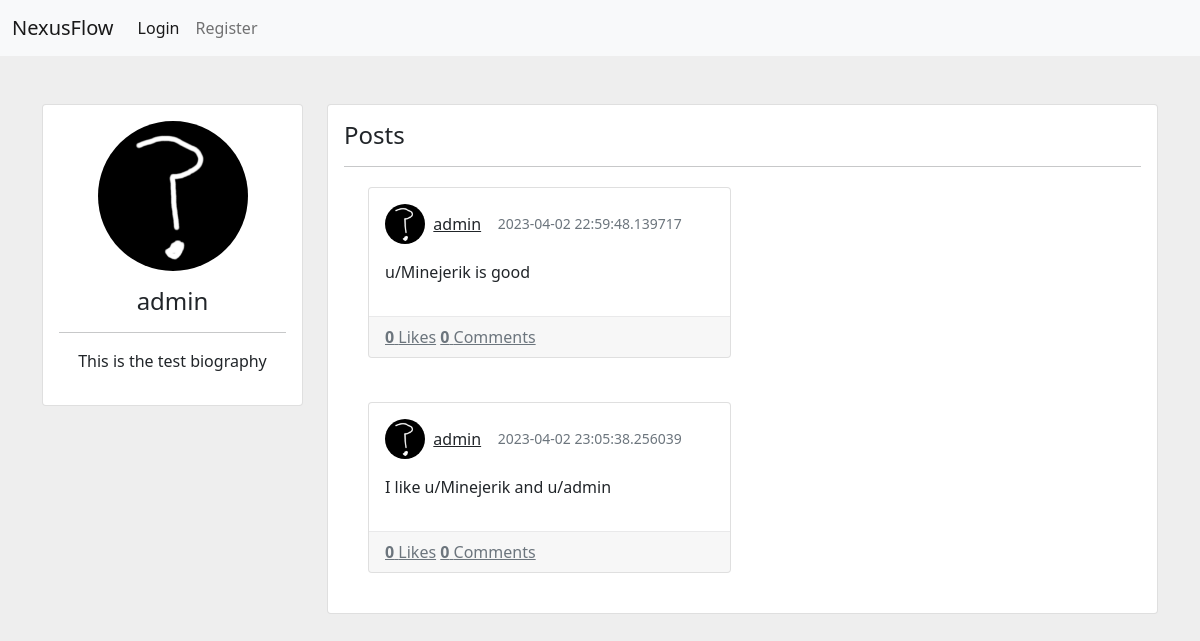
Screenshot of /u/admin with the database file from the repository.
### app.py (models this page shows, shortened)
class Serializer(object):
	def serialize(self):
		return {c: getattr(self, c) for c in inspect(self).attrs.keys()}
	@staticmethod
	def serialize_list(l):
		return [m.serialize() for m in l]

class Users(db.Model, Serializer):
	id = db.Column(db.Integer, primary_key=True)
	public_id = db.Column(db.Integer)
	badges = db.Column(db.Integer)
	bio = db.Column(db.String(150))
	name = db.Column(db.String(50))
	password = db.Column(db.String(50))
	pfpurl = db.Column(db.String(150))
	likedposts = db.Column(db.String())
	posts = db.Column(db.String())
	admin = db.Column(db.Boolean)

class Posts(db.Model):
	id = db.Column(db.Integer, primary_key=True, autoincrement=True)
	pub_id = db.Column(db.String(75))
	date_created = db.Column(db.DateTime, default=datetime.utcnow)
	content = db.Column(db.String(2000))
	parentpost = db.Column(db.Integer)
	creator = db.Column(db.String(50))
	subpost = db.Column(db.Integer)
	likes = db.Column(db.Integer)
	comments = db.Column(db.Integer)
	del_allow = db.Column(db.Boolean)
	isreply = db.Column(db.Boolean)
	edited = db.Column(db.Boolean)

### app.py (the view)
@app.route('/u/<string:user>')
def showuser(user):
	userlist = Users.query.filter_by(name=user).first()
	if not userlist:
		return f"User {user}: not found", 404
	posts = []
	myuser = getuserfromtoken(request.cookies.get('token'))
	if userlist.posts != "" and userlist.posts != None:
		for post in str(userlist.posts).split(','):
			posts.append(Posts.query.filter_by(pub_id=post).first())
	posts = list(filter(None, posts))
	if myuser == None:
		myuser = {}
	return render_template('newuser.html',myuser=myuser,taruser=userlist,badges=[*str(userlist.badges)],badgelist=badgelist,posts = posts)

### app.py (called while the page is built, shortened)
@app.context_processor
def inject_now():
	return {'now': datetime.utcnow()}

def getuserfromtoken(token):
	if not token:
		return None

### templates/newuser.html (shortened to what this page needs)
<!DOCTYPE html>
<html lang="en">
<head>
    <link href="https://cdn.jsdelivr.net/npm/bootstrap@5.0.0/dist/css/bootstrap.min.css" rel="stylesheet" >
</head>
<body>
{% set user = myuser %}
{% include "header.html" %}
    <div class="container my-5">
        <div class="row">
            <div class="col-md-3">
                <div class="card">
                    <div class="card-body text-center">
                        <img src="{{taruser.pfpurl}}" alt="Profile Picture" class="rounded-circle mb-3" width="150px">
                        <h4>{{taruser.name}}</h4>
                        <hr>
                        <p class="text-muted">{{taruser.bio|markdown}}</p>
                    </div>
                </div>
            </div>
            <div class="col-md-9">
                <div class="card">
                    <div class="card-body">
                        <h4>Posts</h4>
                        <hr>
                        {% if posts == [] %}
                            <div>No Posts Found</div>
                        {% else %}
                        {% for post in posts %}
                        <div class="container posts-content">
                            <div class="row">
                                <div class="col-lg-6">
                                    <div class="card mb-4">
                                      <div class="card-body">
                                        <div class="media mb-3">
                                          <div class="d-flex align-items-center">
                                            <img src="{{taruser['pfpurl']}}" class="d-block ui-w-40 rounded-circle" alt=""> &nbsp;&nbsp;
                                            <div class="media-body ml-3">
                                              <a href="/u/{{taruser['name']}}">{{taruser['name']}}{% if taruser.admin == True %} </a> <div id="admin">Admin</div> {% else%} </a> {% endif %}
                                            </div>&nbsp;&nbsp;&nbsp;&nbsp;
                                            <div class="text-muted small">{{post['date_created']}} </div>
                                          </div>
                                        </div>
                                        <div id="content{{post['pub_id']}}">
                                        <p id="content-text{{post['pub_id']}}">
                                                            {{post['content']|markdown}}
                                        </p>
                                        </div>
                                      </div>
                                      <div class="card-footer">
                                        <a href="javascript:send('{{post['pub_id']}}')" class="d-inline-block text-muted">
                                            <strong>{{post['likes']}}</strong> Likes
                                        </a>
                                        <a href="/p/{{post['pub_id']}}" class="d-inline-block text-muted ml-3">
                                            <strong>{{post['comments']}}</strong> Comments
                                        </a>
                                      </div>
                                    </div>
                                </div>
                        </div>
                        </div>
                        {% endfor %}
                        {% endif %}
                    </div>
                </div>
            </div>
        </div>
    </div>
</body>
</html>

### templates/header.html (shortened to what this page needs)
    <nav class="navbar navbar-expand-lg navbar-light bg-light">
        <div class="container-fluid">
            <a class="navbar-brand" href="/">NexusFlow</a>
            <div class="collapse navbar-collapse" id="navbarNavDropdown">
                <ul class="navbar-nav">
                    {% if user != {} %}
                    <li class="nav-item">
                        <a class="nav-link active" aria-current="page" href="/post/create">Create Post</a>
                    </li>
                    <li class="nav-item">
                        <a class="nav-link" href="/u/{{user.name}}">Profile</a>
                    </li>
                    <li class="nav-item dropdown">
                        <a class="nav-link dropdown-toggle" href="#" id="navbarDropdownMenuLink" role="button" data-bs-toggle="dropdown" aria-expanded="false">
                            <img src="{{user.pfpurl}}" alt="" width="24" height="24" class="d-inline-block align-text-top profile-image">
                            {{user.name}}
                        </a>
                        <ul class="dropdown-menu dropdown-menu-end" aria-labelledby="navbarDropdownMenuLink">
                            <li><a class="dropdown-item" href="javascript:logout()">Logout</a></li>
                            <li><a class="dropdown-item" href="/settings">Settings</a></li>
                        </ul>
                    </li>
                    {% else %}
                    <li class="nav-item">
                        <a class="nav-link active" aria-current="page" href="/login">Login</a>
                    </li>
                    <li class="nav-item">
                        <a class="nav-link" href="/register">Register</a>
                    </li>
                    {% endif %}
                </ul>
            </div>
        </div>
    </nav>

### templates/newuser.html (style rules this page uses)
body { background:#eee; }
a { color: inherit; }
.posts-content { margin-top:20px; }
.ui-w-40 { width: 40px !important; height: auto; }
.d-flex, .d-inline-flex, .media, .media>:not(.media-body), .jumbotron, .card { -ms-flex-negative: 1; flex-shrink: 1; }
.card-footer, .card hr { border-color: rgba(24,28,33,0.06); }

### rows the page displays
Users: pfpurl (picture), name "admin", bio "This is the test biography"
Posts: pfpurl (picture), date_created "2023-04-02 22:59:48.139717", content "u/Minejerik is good", likes "0", comments "0"
Posts: pfpurl (picture), date_created "2023-04-02 23:05:38.256039", content "I like u/Minejerik and u/admin", likes "0", comments "0"
